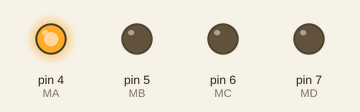
A sketch run on a simulated Arduino Uno, built with avr-gcc and run on an emulated ATmega328P. Parts: output pins drawn as LEDs (lit = HIGH). What the sketch prints to the serial monitor is not drawn.

Above: at 1.5 s.
At 4.5 s:
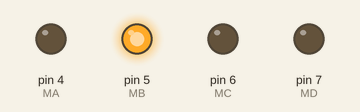
At 6.3 s:
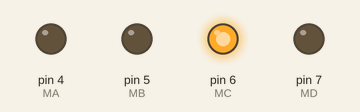
At 6.9 s:
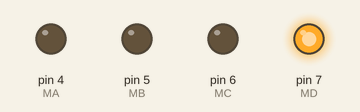
Timing chart, 0 to 9.4 s (numbered marks = the images above):
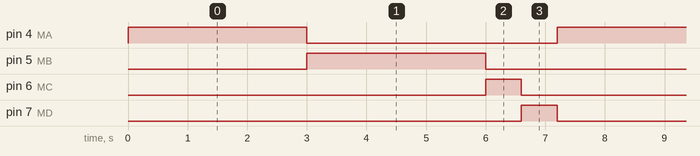

The sketch:

Teste_Motor.ino
```cpp
int MA = 4;
int MB = 5;
int MC= 6;
int MD = 7;
int i = 0;

// the setup routine runs once when you press reset:
void setup() {
  // initialize the digital pin as an output.
  pinMode(MA, OUTPUT);
  pinMode(MB, OUTPUT);
  pinMode(MC, OUTPUT);
  pinMode(MD, OUTPUT);
  Serial.begin(9600);
}

// the loop routine runs over and over again forever:
void loop() {


  if (i<2)   {
    digitalWrite(MA, HIGH);    // turn the LED off by making the voltage LOW
    delay(3000);
    digitalWrite(MA, LOW);// turn the LED on (HIGH is the voltage level)
    digitalWrite(MB, HIGH);    // turn the LED off by making the voltage LOW
    delay(3000);
    digitalWrite(MB, LOW);// turn the LED on (HIGH is the voltage level)
    digitalWrite(MC, HIGH);    // turn the LED off by making the voltage LOW
    delay(600);
    digitalWrite(MC, LOW);// turn the LED on (HIGH is the voltage level)
    digitalWrite(MD, HIGH);    // turn the LED off by making the voltage LOW
    delay(600);
    digitalWrite(MD, LOW);// turn the LED on (HIGH is the voltage level)
    Serial.println("Moveu");
    i++;
  }
}
```

Measured:
- by itself, pin 4 (MA), pin 5 (MB): alternates HIGH for 3.0 s and LOW for 4.2 s, 4 changes in all, then stays LOW
- by itself, pin 6 (MC), pin 7 (MD): alternates HIGH for 0.60 s and LOW for 6.6 s, 4 changes in all, then stays LOW
